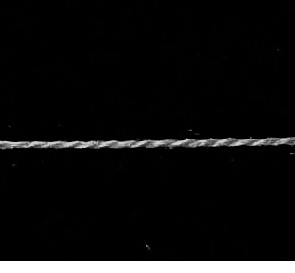
#> input picture 123.png, 295 x 273 px
$ python 4.py   (older library calls are emulated)
#> lines starting #> are read from the running program, lines starting #| are printed output that depends on the picture; after the words box and inside, x2 and y2 are one past the last pixel; in counts of white or black regions, pixels touching at a corner belong together
import cv2
import numpy as np

cv2.namedWindow("output", cv2.WINDOW_NORMAL)
cv2.resizeWindow('output',1600,600)
imgorigin=cv2.imread('123.png')
#> imgorigin is the input picture: shape (273, 295, 3); min 0, max 255, mean 14.9
cv2.imshow('origin',imgorigin)
gray=cv2.cvtColor(imgorigin,cv2.COLOR_BGR2GRAY)
#cv2.imshow('gray',gray)
blurred = cv2.blur(gray, (5, 5))
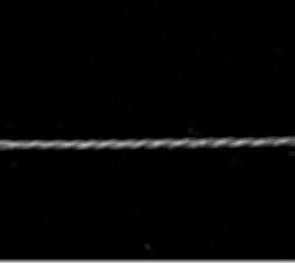
#> blurred: shape (273, 295); min 0, max 255, mean 14.9
img=cv2.threshold(blurred,150,255,cv2.THRESH_BINARY)[1]
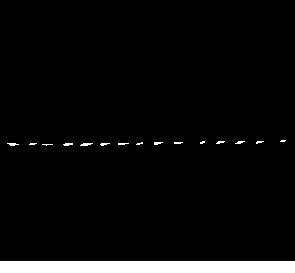
#> img: shape (273, 295); 4.7% white; 16 white regions (11 under 20 px)
cv2.imshow('tt1',img)
# [15 lines of commented-out code are left out]

_,cnts,_ = cv2.findContours(img, cv2.RETR_LIST, cv2.CHAIN_APPROX_SIMPLE)
#> cnts = 16 contours, 15 with area under 20; largest, box (x1, y1, x2, y2) and area: (0, 261, 295, 273) 3234
#print(cnts)
area1 = 0.1
area2 = 500
totalDots = []

for cnt in cnts:
    mm =cv2.moments(cnt)
    print(mm)
    #print(cv2.contourArea(cnt))
    if area1 < cv2.contourArea(cnt) < area2:
        totalDots.append(cnt)
#> this loop made 16 passes
#> cnt on passes 1, 16: [[0, 261], [0, 272], [294, 272], [294, 261]], [[281, 140], [280, 141], [284, 141], [285, 140]]
#> (printed output is left out)
#> after the loop, totalDots = 15 contours, all with area under 20


text = "Total number of twists are : {}".format(len(totalDots))
#> text = 'Total number of twists are : 15'
cv2.putText(img, text, (30,30),  cv2.FONT_HERSHEY_SIMPLEX, 0.4, (200,200,200), 1)
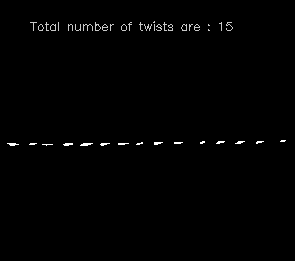
#> img: shape (273, 295); 0.49% of pixels changed, all inside (x1, y1, x2, y2) = (30, 21, 233, 31)
cv2.imshow("output",img)
print("Total number of twists are :{}".format(len(totalDots)))


cv2.waitKey(0)

cv2.destroyAllWindows()
